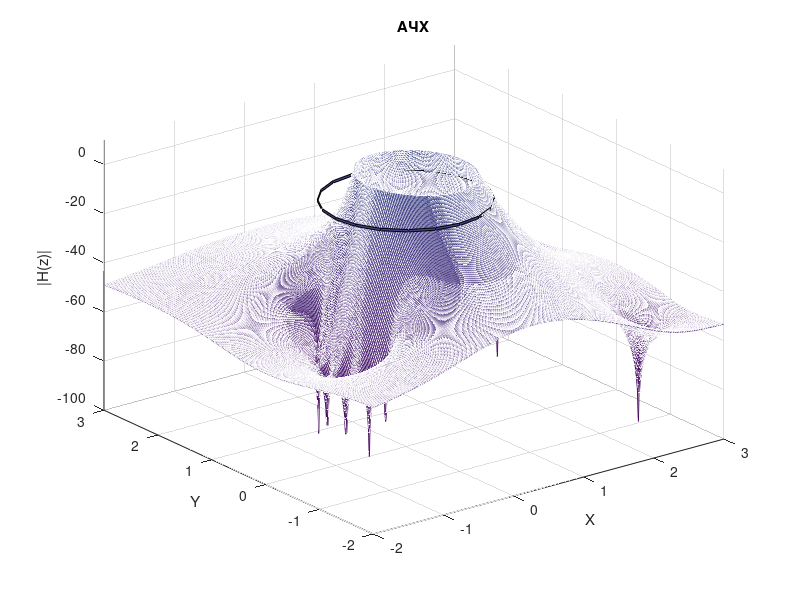
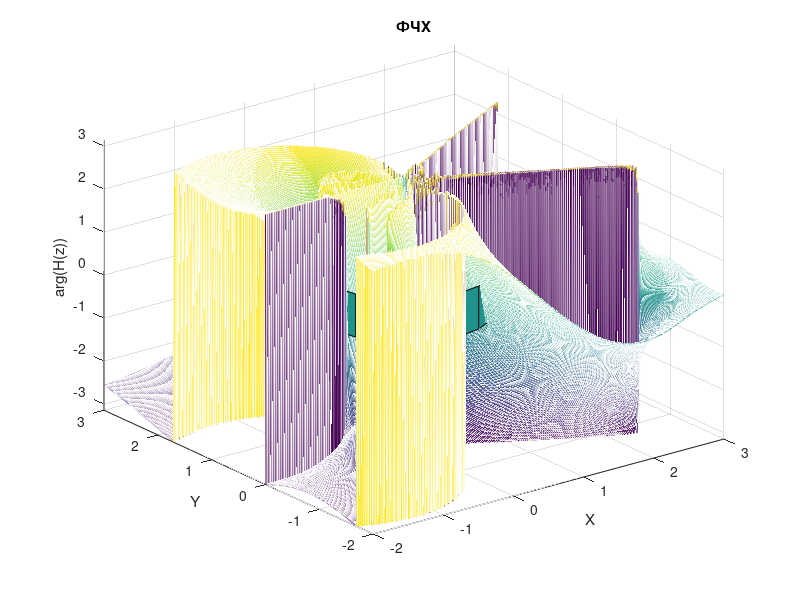
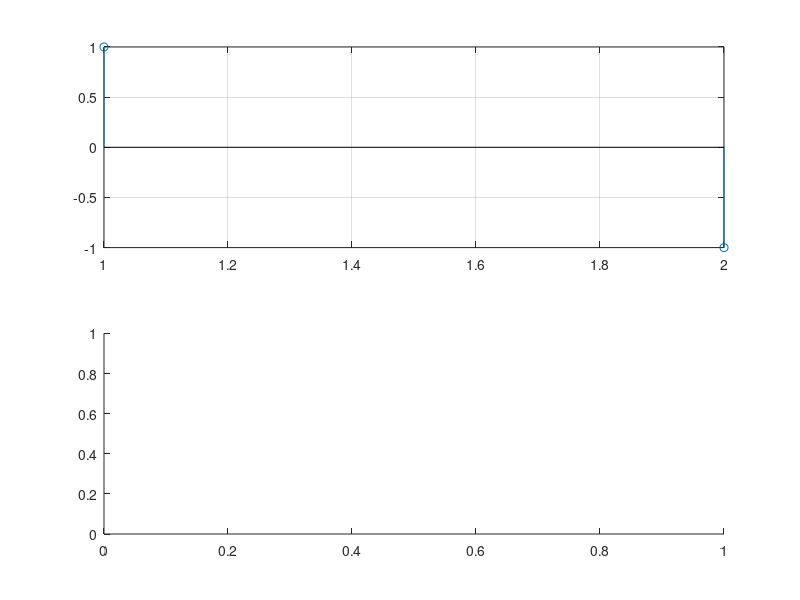

The MATLAB script that drew these images, in order: (Note: this script raises an error after producing the figures.)
clear
close all
clc
%
[X,Y] = meshgrid(-2:0.01:2.99);
Z = X + 1i*Y;
%
C   = [ 0.011306649026227244547726513701491057873
 0                                        
-0.061053507687467117870383503941411618143
 0                                        
 0.300170216623796559662906702214968390763
 0.5                                      
 0.300170216623796559662906702214968390763
 0                                        
-0.061053507687467117870383503941411618143
 0                                        
 0.011306649026227244547726513701491057873
    ];
HZ = zeros(size(Z));
for i = 1:length(C)
    HZ = HZ + C(i)*Z.^(-i);
end

%
figure
mesh(X,Y,20*log10(abs(HZ)))
xlabel('X');
ylabel('Y');
zlabel('|H(z)|');
zlim([-100,10]);
title('АЧХ');
hold on;
%
cylinder
hold off;

%
figure
mesh(X,Y,angle(HZ))
xlabel('X');
ylabel('Y');
zlabel('arg(H(z))');
zlim([-pi,pi]);
title('ФЧХ');
hold on;
%
cylinder
hold off;
%%
Fs = 1;
dF = Fs/1000;
w = 2*pi*(0:dF:Fs-dF)';
z = exp(1i*w);
Hz = zeros(size(z));
for i = 1:length(C)
    Hz = Hz + C(i)*z.^(-i);
end
%
figure
plot(w,20*log10(abs(Hz)))
grid on

%%
N = 2;
n = 0:N-1;
F0 = Fs/N;
sig = cos(2*pi*F0*n/Fs);
%
subplot(2,1,1)
stem(sig);
grid on
subplot(2,1,2)
stem(out.simout);
grid on






